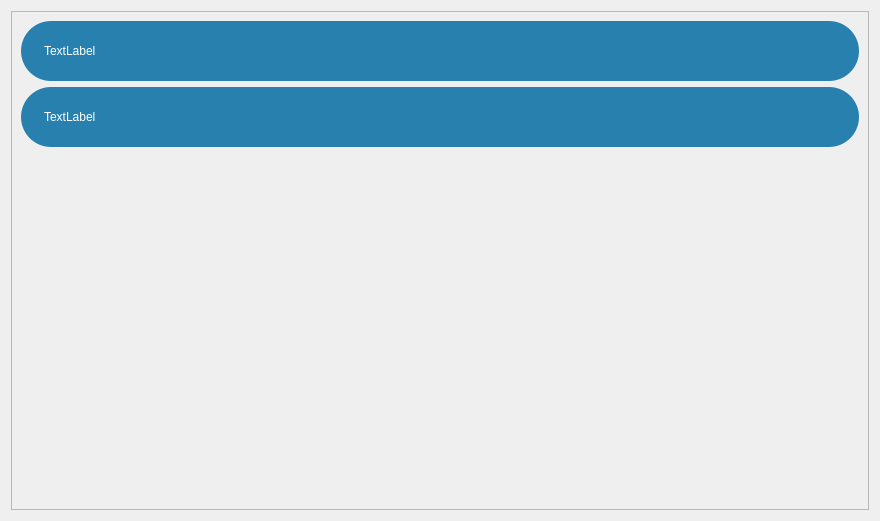
          <widget class="QWidget" name="scrollAreaWidgetContents_10">
           <property name="geometry">
            <rect>
             <x>0</x>
             <y>0</y>
             <width>880</width>
             <height>521</height>
            </rect>
           </property>
           <layout class="QVBoxLayout" name="verticalLayout_21">
            <item>
             <widget class="QFrame" name="frm_scroll_2_6">
              <property name="minimumSize">
               <size>
                <width>0</width>
                <height>470</height>
               </size>
              </property>
              <property name="maximumSize">
               <size>
                <width>16777215</width>
                <height>16777215</height>
               </size>
              </property>
              <property name="frameShape">
               <enum>QFrame::StyledPanel</enum>
              </property>
              <property name="frameShadow">
               <enum>QFrame::Raised</enum>
              </property>
              <layout class="QVBoxLayout" name="verticalLayout_22">
               <item>
                <layout class="QVBoxLayout" name="verticalLayout_7">
                 <item>
                  <widget class="QLabel" name="label">
                   <property name="minimumSize">
                    <size>
                     <width>0</width>
                     <height>60</height>
                    </size>
                   </property>
                   <property name="maximumSize">
                    <size>
                     <width>16777215</width>
                     <height>60</height>
                    </size>
                   </property>
                   <property name="styleSheet">
                    <string notr="true">*{
background-color: #2880AE;
border-radius: 30px;
padding: 0 0 0 20px;
font: 12pt &quot;Segoe UI&quot;;
color: #ffffff;
}</string>
                   </property>
                   <property name="text">
                    <string>TextLabel</string>
                   </property>
                  </widget>
                 </item>
                 <item>
                  <widget class="QLabel" name="label_3">
                   <property name="minimumSize">
                    <size>
                     <width>0</width>
                     <height>60</height>
                    </size>
                   </property>
                   <property name="maximumSize">
                    <size>
                     <width>16777215</width>
                     <height>60</height>
                    </size>
                   </property>
                   <property name="styleSheet">
                    <string notr="true">*{
background-color: #2880AE;
border-radius: 30px;
padding: 0 0 0 20px;
font: 12pt &quot;Segoe UI&quot;;
color: #ffffff;
}</string>
                   </property>
                   <property name="text">
                    <string>TextLabel</string>
                   </property>
                  </widget>
                 </item>
                 <item>
                  <spacer name="verticalSpacer">
                   <property name="orientation">
                    <enum>Qt::Vertical</enum>
                   </property>
                   <property name="sizeHint" stdset="0">
                    <size>
                     <width>20</width>
                     <height>40</height>
                    </size>
                   </property>
                  </spacer>
                 </item>
                </layout>
               </item>
              </layout>
             </widget>
            </item>
           </layout>
          </widget>
